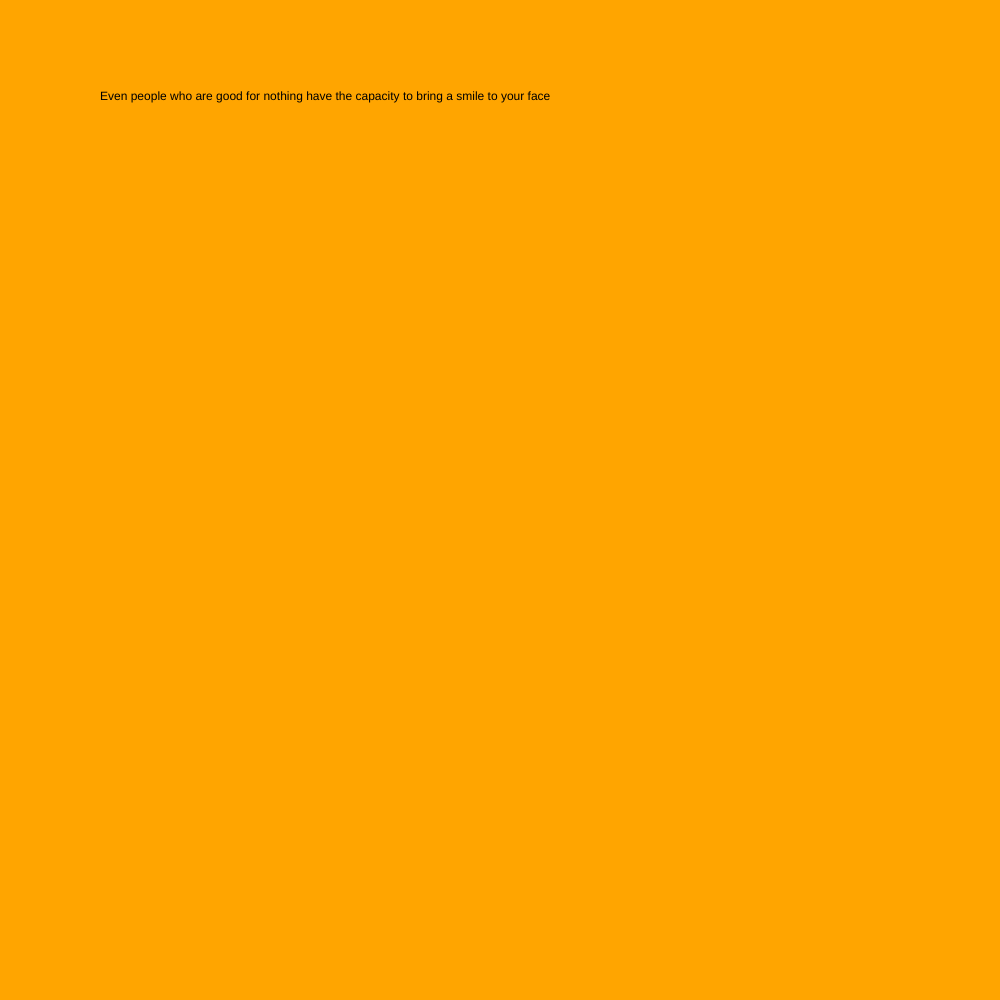
Frame 1 (no input)
Frame 60 (no input): identical to frame 1, image omitted
Frame 120 (the mouse pressed at the canvas centre since frame 60): identical to frame 1, image omitted

The p5.js sketch that drew this single still picture (run headless with seeded random() and noise() and a simulated clock; from frame 60 on, the mouse is pressed at the canvas centre):

// p5.js sketch
// ── sketch.js

var nom = 0;

function setup() {
  // put setup code here
  createCanvas(1000, 1000);
  background(214, 47, 206);
}

function draw() {
  // put drawing code here
switch (nom) {

case 0:
background("orange");

text("Even people who are good for nothing have the capacity to bring a smile to your face", 100, 100);

break;

case 1:
background("gray");

text("For instance, when you push them down the stairs", 100, 100);

break;

}
}


function mouseReleased() {
nom = nom + 1;
if (nom > 1) {
nom = 0;
}
}
